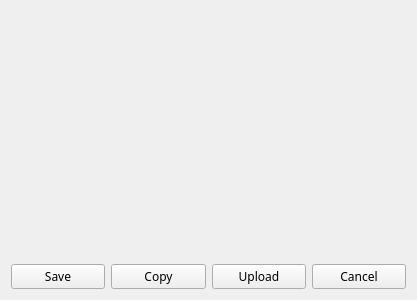
<?xml version="1.0" encoding="UTF-8"?>
<ui version="4.0">
 <class>ScreenDialog</class>
 <widget class="QWidget" name="ScreenDialog">
  <property name="geometry">
   <rect>
    <x>0</x>
    <y>0</y>
    <width>417</width>
    <height>300</height>
   </rect>
  </property>
  <property name="sizePolicy">
   <sizepolicy hsizetype="Preferred" vsizetype="Preferred">
    <horstretch>0</horstretch>
    <verstretch>0</verstretch>
   </sizepolicy>
  </property>
  <property name="windowTitle">
   <string>Screen captured!</string>
  </property>
  <layout class="QVBoxLayout" name="verticalLayout">
   <property name="sizeConstraint">
    <enum>QLayout::SetDefaultConstraint</enum>
   </property>
   <item>
    <widget class="ClickableLabel" name="imgEdit">
     <property name="sizePolicy">
      <sizepolicy hsizetype="Preferred" vsizetype="Preferred">
       <horstretch>100</horstretch>
       <verstretch>100</verstretch>
      </sizepolicy>
     </property>
     <property name="minimumSize">
      <size>
       <width>0</width>
       <height>0</height>
      </size>
     </property>
     <property name="text">
      <string/>
     </property>
     <property name="alignment">
      <set>Qt::AlignCenter</set>
     </property>
    </widget>
   </item>
   <item>
    <layout class="QHBoxLayout" name="horizontalLayout">
     <property name="sizeConstraint">
      <enum>QLayout::SetDefaultConstraint</enum>
     </property>
     <item>
      <widget class="QPushButton" name="saveButton">
       <property name="font">
        <font>
         <family>Aaargh</family>
        </font>
       </property>
       <property name="text">
        <string>Save</string>
       </property>
      </widget>
     </item>
     <item>
      <widget class="QPushButton" name="copyButton">
       <property name="font">
        <font>
         <family>Aaargh</family>
        </font>
       </property>
       <property name="text">
        <string>Copy</string>
       </property>
      </widget>
     </item>
     <item>
      <widget class="QPushButton" name="uploadButton">
       <property name="font">
        <font>
         <family>Aaargh</family>
        </font>
       </property>
       <property name="text">
        <string>Upload</string>
       </property>
      </widget>
     </item>
     <item>
      <widget class="QPushButton" name="cancelBut">
       <property name="font">
        <font>
         <family>Aaargh</family>
        </font>
       </property>
       <property name="text">
        <string>Cancel</string>
       </property>
      </widget>
     </item>
    </layout>
   </item>
  </layout>
 </widget>
 <customwidgets>
  <customwidget>
   <class>ClickableLabel</class>
   <extends>QLabel</extends>
   <header>clickablelabel.h</header>
   <slots>
    <signal>clicked()</signal>
   </slots>
  </customwidget>
 </customwidgets>
 <resources/>
 <connections/>
</ui>
